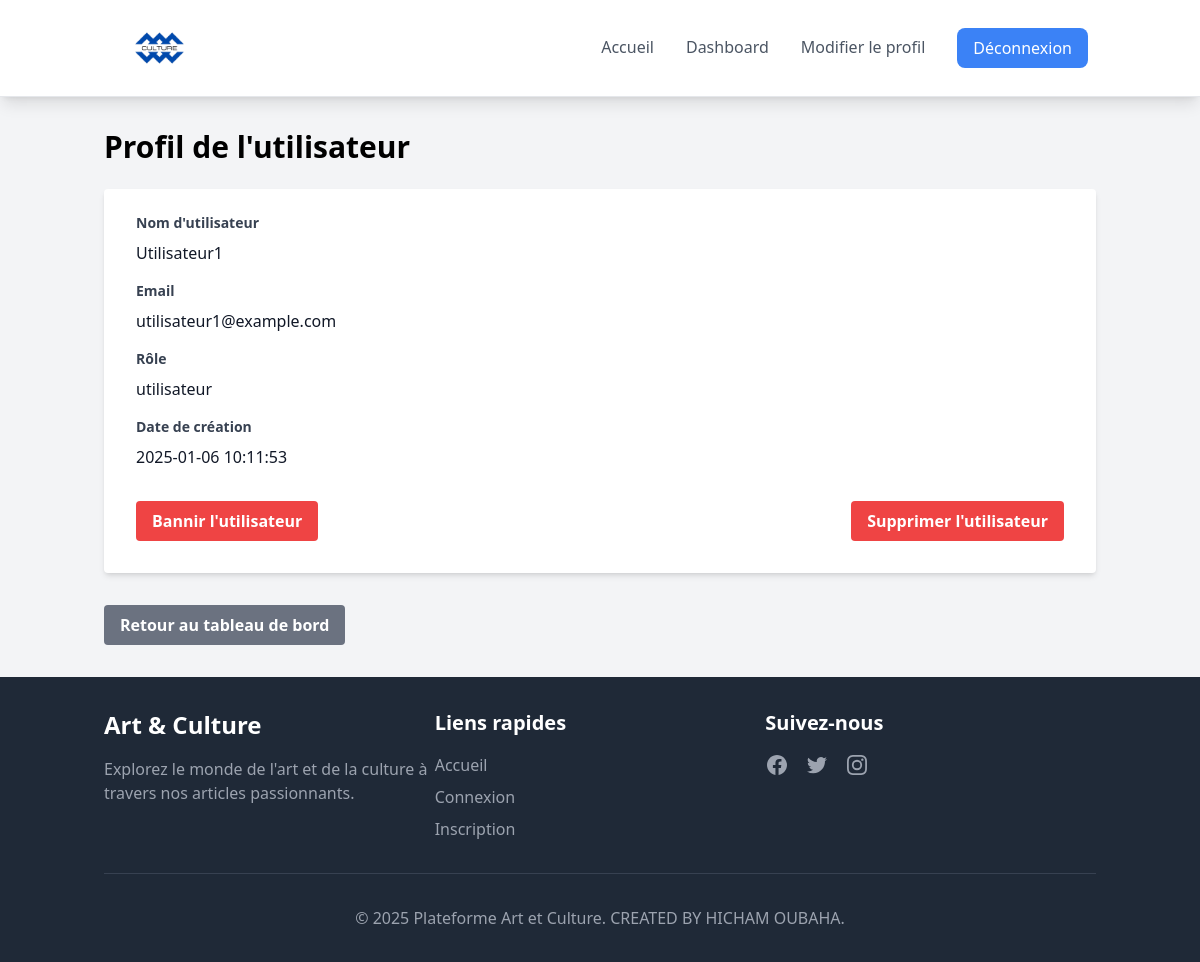
Screenshot of /index.php?page=user_profile&id=3 (signed in) with the database file from the repository.
### tables this page shows
CREATE TABLE utilisateurs (
    id_utilisateur INT AUTO_INCREMENT PRIMARY KEY,
    nom_utilisateur VARCHAR(50) NOT NULL,
    email VARCHAR(100) NOT NULL UNIQUE,
    mot_de_passe VARCHAR(255) NOT NULL,
    role ENUM('admin', 'auteur', 'utilisateur', 'banned') NOT NULL,
    photo VARCHAR(255),
    date_creation TIMESTAMP DEFAULT CURRENT_TIMESTAMP
);

### classes/Database.php (called while the page is built, shortened)
<?php
class Database {
    private $host = "localhost";
    private $db_name = "culture_platform_v2";
    private $username = "root";
    private $password = "";
    public function getConnection() {
        $this->conn = null;
        try {
            $this->conn = new PDO("mysql:host=" . $this->host . ";dbname=" . $this->db_name, $this->username, $this->password);
            $this->conn->setAttribute(PDO::ATTR_ERRMODE, PDO::ERRMODE_EXCEPTION);
        } catch(PDOException $exception) {
            echo "Connection error: " . $exception->getMessage();
        }
        return $this->conn;
    }
}

### classes/User.php (called while the page is built, shortened)
<?php
class User {
    private $conn;
    private $table_name = "utilisateurs";
    public function __construct($db) {
        $this->conn = $db->getConnection();
    }
    public function getUserById($id) {
        $query = "SELECT * FROM " . $this->table_name . " WHERE id_utilisateur = :id";
        $stmt = $this->conn->prepare($query);
        $stmt->bindParam(':id', $id, PDO::PARAM_INT);
        $stmt->execute();
        return $stmt->fetch(PDO::FETCH_ASSOC);
    }
}

### views/user_profile.php (the view, shortened to what this page needs)
<h1 class="text-3xl font-bold mb-6">Profil de l'utilisateur</h1>
<?php if (isset($userData)): ?>
    <div class="bg-white shadow-md rounded px-8 pt-6 pb-8 mb-4">
        <div class="mb-4">
            <label class="block text-gray-700 text-sm font-bold mb-2" for="username">
                Nom d'utilisateur
            </label>
            <p class="text-gray-900"><?php echo htmlspecialchars($userData['nom_utilisateur']); ?></p>
        </div>
        <div class="mb-4">
            <label class="block text-gray-700 text-sm font-bold mb-2" for="email">
                Email
            </label>
            <p class="text-gray-900"><?php echo htmlspecialchars($userData['email']); ?></p>
        </div>
        <div class="mb-4">
            <label class="block text-gray-700 text-sm font-bold mb-2" for="role">
                Rôle
            </label>
            <p class="text-gray-900"><?php echo htmlspecialchars($userData['role']); ?></p>
        </div>
        <div class="mb-4">
            <label class="block text-gray-700 text-sm font-bold mb-2" for="date_creation">
                Date de création
            </label>
            <p class="text-gray-900"><?php echo htmlspecialchars($userData['date_creation']); ?></p>
        </div>
        <div class="flex items-center justify-between mt-8">
            <?php if ($userData['role'] !== 'admin'): ?>
                <?php if ($userData['role'] === 'banned'): ?>
                    <a href="index.php?page=unban_user&id=<?php echo $userData['id_utilisateur']; ?>" class="bg-green-500 hover:bg-green-700 text-white font-bold py-2 px-4 rounded focus:outline-none focus:shadow-outline">
                        Débannir l'utilisateur
                    </a>
                <?php else: ?>
                    <a href="index.php?page=ban_user&id=<?php echo $userData['id_utilisateur']; ?>" class="bg-red-500 hover:bg-red-700 text-white font-bold py-2 px-4 rounded focus:outline-none focus:shadow-outline">
                        Bannir l'utilisateur
                    </a>
                <?php endif; ?>
                <a href="index.php?page=delete_user&id=<?php echo $userData['id_utilisateur']; ?>" class="bg-red-500 hover:bg-red-700 text-white font-bold py-2 px-4 rounded focus:outline-none focus:shadow-outline" onclick="return confirm('Êtes-vous sûr de vouloir supprimer cet utilisateur ? Cette action est irréversible.');">
                    Supprimer l'utilisateur
                </a>
            <?php endif; ?>
        </div>
    </div>
<?php else: ?>
    <p class="text-red-500">Utilisateur non trouvé.</p>
<?php endif; ?>
<a href="index.php?page=dashboard" class="inline-block mt-4 bg-gray-500 hover:bg-gray-700 text-white font-bold py-2 px-4 rounded focus:outline-none focus:shadow-outline">
    Retour au tableau de bord
</a>

### rows the page displays
utilisateurs: nom_utilisateur "Utilisateur1", email "utilisateur1@example.com", role "utilisateur", date_creation "2025-01-06 10:11:53"
